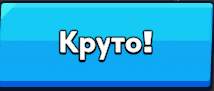
#> input picture src/lastwar_bot/game/templates/accept_likes.png, 214 x 91 px
$ python -i features.py   (imports and definitions only)
#> lines starting #> are read from the running program, lines starting #| are printed output that depends on the picture
"""Feature-based object detection (ORB + RANSAC homography).

For finding objects in the game world (player bases, monsters, resource
nodes, etc.) where:

- Position is unknown.
- Scale and rotation may vary between captures.
- Background varies significantly.

NOT suitable for small flat UI icons — ORB needs corners/edges, and tiny
or smooth-shaded icons (<64x64, uniform colour) yield zero keypoints. For
UI, use template matching from `perception.templates`.

CLI:
    python -m lastwar_bot.perception.features template.png image.png [--save out.png]
"""

from __future__ import annotations

import sys
from dataclasses import dataclass
from functools import lru_cache
from pathlib import Path

import cv2
import numpy as np


@dataclass(slots=True)
class FeatureMatch:
    top_left: tuple[int, int]
    bottom_right: tuple[int, int]
    center: tuple[int, int]
    inliers: int                       # RANSAC-confirmed pairs (strongest signal)
    good_matches: int                  # Lowe's-ratio survivors
    template_keypoints: int            # raw keypoints found in the template
    homography: np.ndarray | None = None  # populated by `find()` (ORB path) only


def _orb(nfeatures: int) -> cv2.ORB:
    return cv2.ORB_create(nfeatures=nfeatures)


_DEFAULT_SIFT: cv2.SIFT | None = None
_DEFAULT_FLANN: cv2.FlannBasedMatcher | None = None
_SIFT_TEMPLATE_CACHE: dict[str, tuple[np.ndarray, tuple, np.ndarray | None]] = {}


def default_sift() -> cv2.SIFT:
    """Lazy-initialised SIFT detector tuned for small UI icons.

    ``contrastThreshold=0.02`` (default 0.04) and ``edgeThreshold=20``
    (default 10) loosen the keypoint selection enough to find features
    on flat-shaded buttons rendered at different resolutions. Empirically
    this is what makes a 60x40 toggle template still match on a
    1920x1200 fullscreen capture.
    """
    global _DEFAULT_SIFT
    if _DEFAULT_SIFT is None:
        _DEFAULT_SIFT = cv2.SIFT_create(nfeatures=5000, contrastThreshold=0.02, edgeThreshold=20)
    return _DEFAULT_SIFT


# [12 lines left out: functions _default_flann, load_template, not called in this run]


@lru_cache(maxsize=64)
def _cached(path_str: str) -> np.ndarray:
    return load_template(path_str)


def cached_template(path: Path | str) -> np.ndarray:
    return _cached(str(path))


def _sift_template_features(path: Path | str):
    """Compute (and cache) SIFT keypoints+descriptors for a template path.

    PNGs with an alpha channel are treated as masked templates: pixels
    where alpha < 128 are ignored during keypoint extraction. This lets
    a caller cut out the dynamic centre of a UI element (e.g. a frame
    that always contains a different number) and match only its
    stable outline.
    """
#> called with path = '../game/templates/accept_likes.png'
    key = str(path)
    cached = _SIFT_TEMPLATE_CACHE.get(key)
    if cached is not None:
        return cached

    raw = cv2.imread(str(path), cv2.IMREAD_UNCHANGED)
#> raw is the input picture: shape (91, 214, 3); mean B, G, R 217.8, 164.1, 29.8
    if raw is None:
        raise FileNotFoundError(f"Template not found or unreadable: {path}")

    mask: np.ndarray | None = None
    if raw.ndim == 3 and raw.shape[2] == 4:
        alpha = raw[:, :, 3]
        bgr = raw[:, :, :3]
        mask = ((alpha >= 128).astype(np.uint8)) * 255
        img = bgr
    elif raw.ndim == 2:
        # Grayscale PNG — promote to BGR for downstream consistency.
        img = cv2.cvtColor(raw, cv2.COLOR_GRAY2BGR)
    else:
        img = raw

    gray = cv2.cvtColor(img, cv2.COLOR_BGR2GRAY)
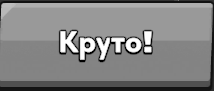
#> gray: shape (91, 214); min 0, max 255, mean 130.2
    kp, des = default_sift().detectAndCompute(gray, mask)
#> kp = 68 keypoints; strongest (x, y, size): (87, 44, 3.8), (133, 44, 3.8), (148, 49, 3.7), (114, 43, 1.9)
    entry = (img, kp, des)
    _SIFT_TEMPLATE_CACHE[key] = entry
    return entry


# [63 lines left out: function find, not called in this run]


@dataclass(slots=True)
class SiftMatch:
    """A single SIFT-RANSAC match. `inliers` is the strongest signal."""
    top_left: tuple[int, int]
    bottom_right: tuple[int, int]
    center: tuple[int, int]
    inliers: int
    good_matches: int
    template_keypoints: int


class SceneIndex:
    """Pre-computes SIFT keypoints/descriptors for an image so that
    repeated template lookups against the same scene share the cost.

    Typical use:

        scene = SceneIndex(captured_frame)
        if scene.find_sift(inventory_path).inliers >= 10:
            ...
    """

    # [130 lines left out: functions __init__, find_sift, _main, not called in this run]


# [2 lines not run here, left out]

>>> result = _sift_template_features('../game/templates/accept_likes.png')
